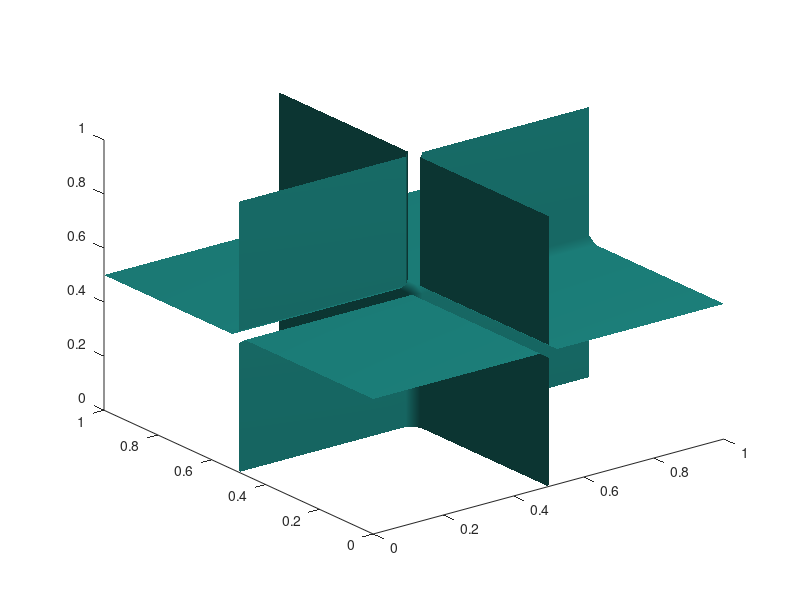

Write the MATLAB code that produced this figure.
clc; clear all; close all;
% si film = 1 : faire le film,
%    film = 0 : ne pas faire de film.
film = 0;

ref=floor(10000*now);
if film==1
    mkdir(['./video-' date ])
    mov=avifile(['./video-' date '/ref_' num2str(ref) '_AC.avi'],'compression','None');
    fig=figure;
end

Tmax=1;
ddt=10^-2;

N=20;
h=1/(N+1);
x=[0:h:1]';
[X,Y,Z]=meshgrid(x,x,x);

%U=2*rand(size(X))-1;
U=cos(pi*X).*cos(pi*Y).*cos(pi*Z);
U=reshape(U,[],1);
epsilon=0.01;

A=sparse(diag(-2*ones(N+2,1))+diag(ones(N+1,1),1)+diag(ones(N+1,1),-1));
A(1,2)=2; A(end,end-1)=2;
A=-A./(h^2);
id=speye(N+2,N+2);


Ax=kron(kron(A,id), id);
Ay=kron(kron(id,A), id);
Az=kron(kron(id,id), A);
Id=speye(size(Ax));

t=0;
while t<Tmax
    clc; t=t+ddt
    
    % step 1
    W=(Id+ddt*Ax)\(-ddt*Ax*U);
    V1=W+U;
    
    % step 2
    W=(Id+ddt*Ay)\(-ddt*Ay*V1);
    V2=W+V1;
    
    % step 3
    W=(Id+ddt*Az)\(-ddt*Az*V2);
    V3=W+V2;
    
    % step 4
    nom=V3;
    denom=V3.^2+(1-V3.^2).*exp(-2*ddt/(epsilon^2));
    denom=sqrt(denom);
    U=nom./denom;
    
    if film == 1
        % plot
        figure(1)
        isosurface(X,Y,Z,reshape(U,size(X)))
        title(['time : ', num2str(t)], 'Units', 'normalized','Position', [1 1], 'HorizontalAlignment', 'right')
        %title(['solution at time : ', num2str(t)], 'HorizontalAlignment', 'right');
        xlabel('x')
        ylabel('y')
        zlabel('z')
        axis([0 1 0 1 0 1])
    
        frame = getframe(fig);
        mov = addframe(mov,frame); 
        hold off
        
        close (1)
    end

end

if film==1
    %close(fig)
    mov=close(mov);
    
    data = fopen('AAA_VIDEO_SAVE.txt','a');
    fprintf(data,'%s\n',['date : ', date]);
    fprintf(data,'%s\n',['ref. : ', num2str(ref)]);
    fprintf(data,'%s\n','***********************************');
    fprintf(data,'%s\n','---------- numerical data ---------');
    fprintf(data,'%s\n',['grid              : ', num2str(N)] );
    fprintf(data,'%s\n',['time step         : ', num2str(ddt)] );
    fprintf(data,'%s\n','-------- mathematical data --------');
    fprintf(data,'%s\n',['epsilon           : ', num2str(epsilon)] );
    fprintf(data,'%s\n','------------ results --------------');
    fprintf(data,'%s\n',['final time        : ', num2str(t)] );
    fprintf(data,'%s\n','***********************************');
    fprintf(data,'%s\n','  ');
    fprintf(data,'%s\n','  ');
    fclose(data);
end

figure(1)
isosurface(X,Y,Z,reshape(U,size(X)))